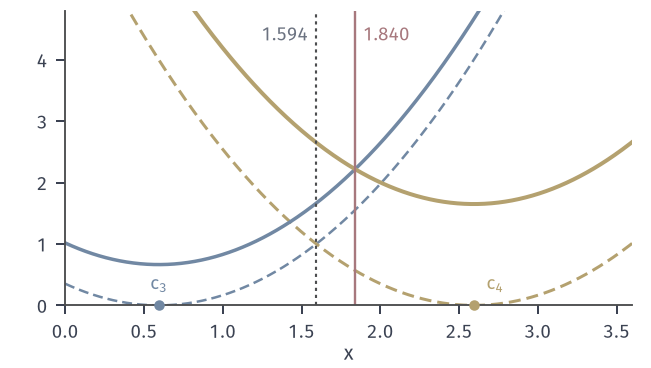

Recreate this plot in Python.
from pathlib import Path
import sys
HERE = Path(__file__).resolve().parent
sys.path.insert(0, str(HERE.parent/'quant-common'))
from quant_fig import *
# Length-penalized assignment between the inner point c3 = 0.5936 (ideal length 1.328 bit) and the outer point
# c4 = 2.5936 (ideal length 3.299 bit) of the 4-level Lloyd-Max quantizer for Laplace(0,1), lambda = 0.5.
# Dashed: (x-c_j)^2 (lambda = 0), threshold 1.5936; solid: (x-c_j)^2 + lambda*l_j, threshold 1.5936 + 0.4928*lambda.
lm = lloyd([-1.5, -.5, .5, 1.5], 400)[-1]; c3, c4 = lm[1][2], lm[1][3]
p3 = mass(0, lm[0][2]); p4 = mass(lm[0][2], math.inf); l3, l4 = -math.log2(p3), -math.log2(p4)
lam = .5; t0 = (c3+c4)/2; t1 = t0 + lam*(l4-l3)/(2*(c4-c3))
x = np.linspace(0, 3.6, 500)
fig, ax = figure(width_mm=92, height_mm=52)
panel(fig, left=.1, right=.97, bottom=.17, top=.97)
ax.plot(x, (x-c3)**2, color=BLUE, lw=1.0, ls=DASH); ax.plot(x, (x-c4)**2, color=YELLOW, lw=1.2, ls=DASH)
ax.plot(x, (x-c3)**2+lam*l3, color=BLUE, lw=1.4); ax.plot(x, (x-c4)**2+lam*l4, color=YELLOW, lw=1.6)
ax.axvline(t0, color=STROKE, lw=.85, ls=DOT); ax.axvline(t1, color=RED, lw=.95)
dot(ax, c3, 0, color=BLUE); dot(ax, c4, 0, color=YELLOW)
lab(ax, c3, .25, '$c_3$', BLUE, ha='center'); lab(ax, c4+.08, .25, '$c_4$', YELLOW)
lab(ax, t0-.05, 4.3, '$1.594$', MUTED, ha='right'); lab(ax, t1+.05, 4.3, '$1.840$', RED)
ax.set_xlim(0, 3.6); ax.set_ylim(0, 4.8); ax.set_xlabel('$x$', labelpad=1)
save(fig, HERE, 'figure', {'c3': float(c3), 'c4': float(c4), 'p3': p3, 'p4': p4, 'l3': l3, 'l4': l4, 't0': float(t0), 't1': float(t1),
     'slope': float((l4-l3)/(2*(c4-c3)))})
